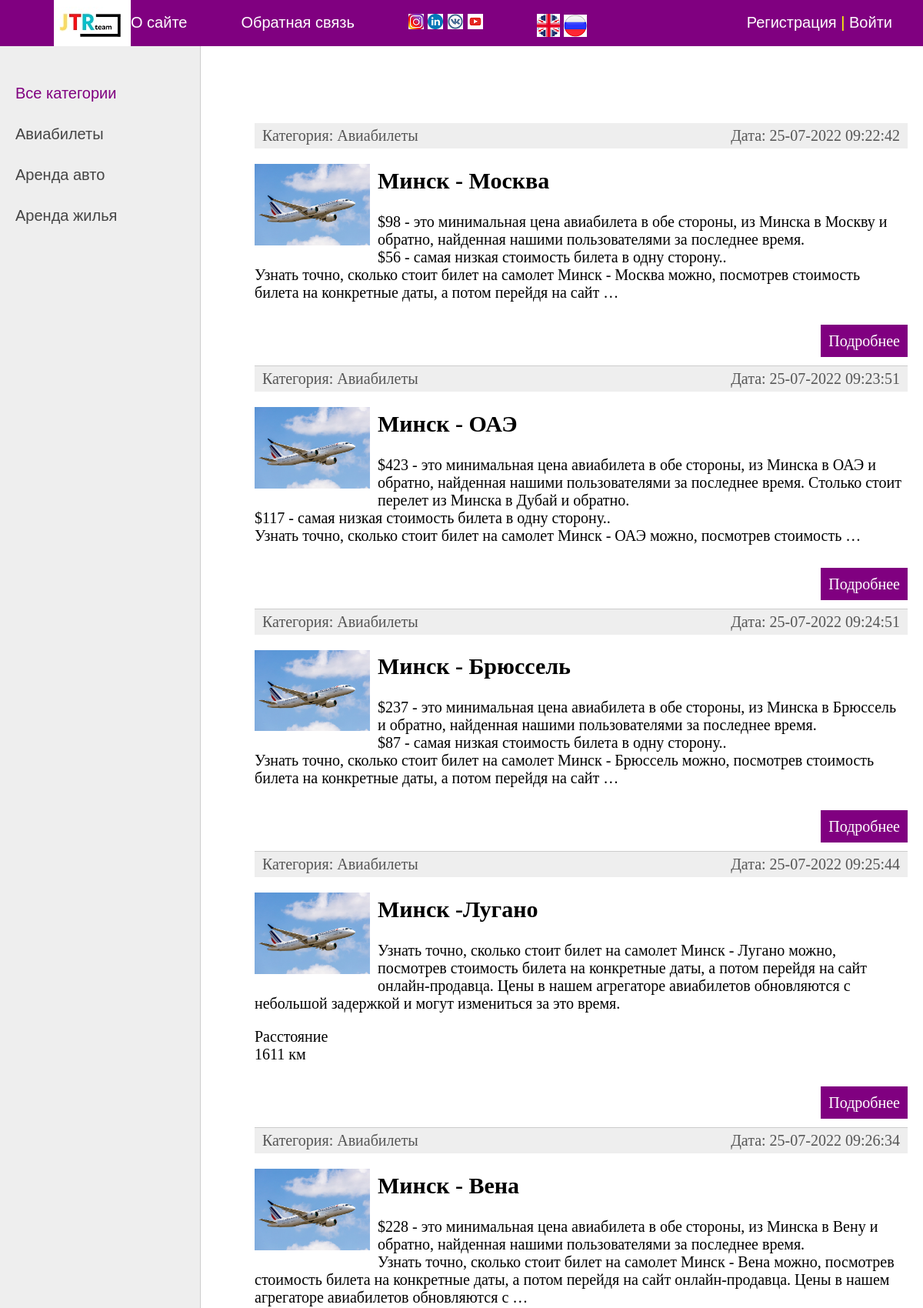
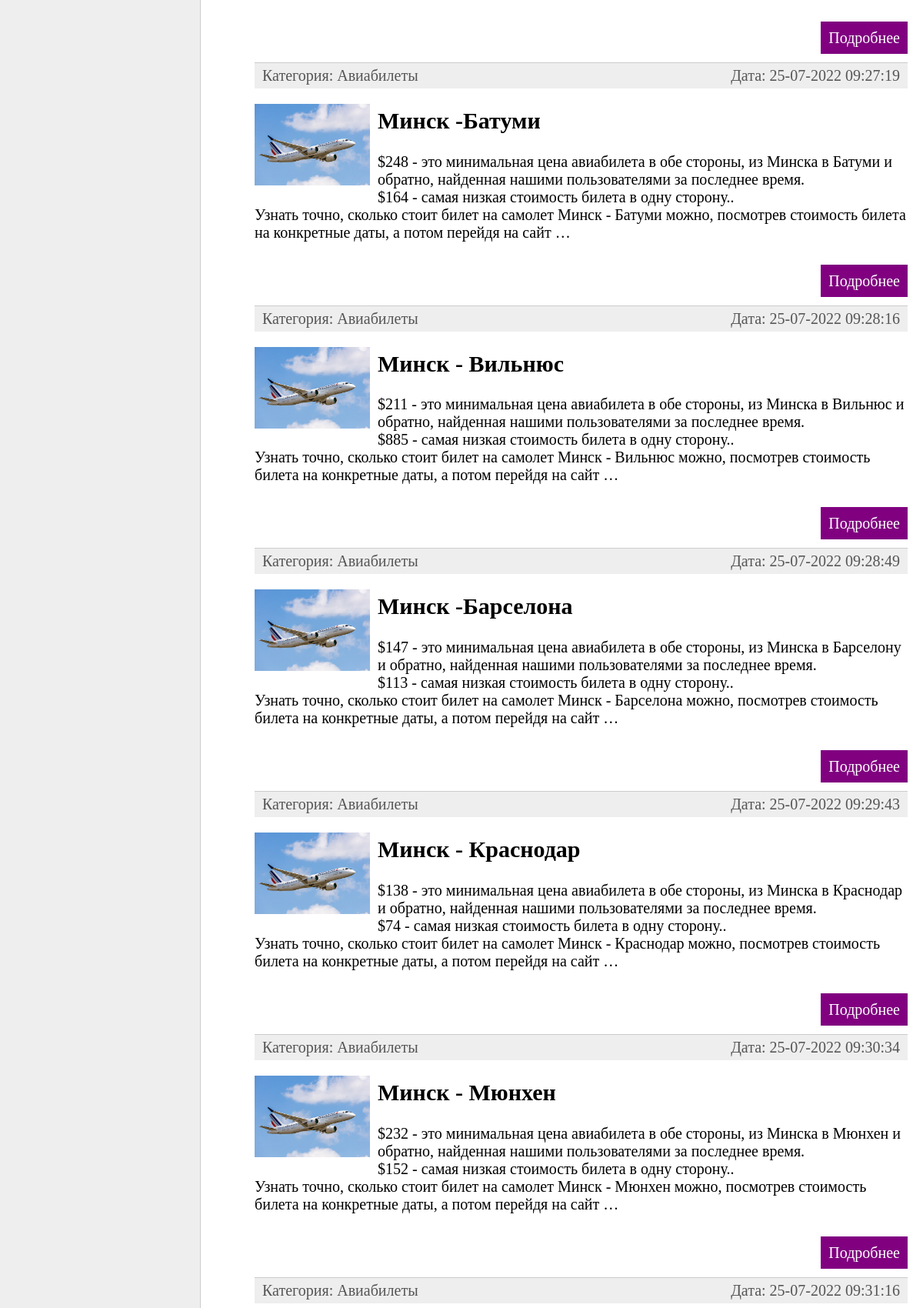
The page / (upper part) on the database its author committed (2 pictures, top to bottom).
### JTR/models.py (models this page shows, shortened)
class Category(models.Model):
    name = models.CharField(max_length=100, db_index=True, verbose_name='Категория')
    slug = models.SlugField(max_length=255, unique=True, db_index=True, verbose_name='URL')
    def __str__(self):
        return self.name
    def get_absolute_url(self):
        return reverse('category', kwargs={'cat_slug': self.slug})
    class Meta:
        verbose_name = 'Категория'
        verbose_name_plural = "Категории"
        ordering = ['id']

class JTR(models.Model):
    title = models.CharField(max_length=255, verbose_name='Заголовок')
    slug = models.SlugField(max_length=255, unique=True, db_index=True, verbose_name='URL')
    content = models.TextField(blank=True, verbose_name='Текст статьи')
    photo = models.ImageField(upload_to='images/', verbose_name='Фото')
    time_create = models.DateTimeField(auto_now_add=True, verbose_name='Время создания')
    time_update = models.DateTimeField(auto_now=True, verbose_name='Время изменения')
    is_published = models.BooleanField(default=True, verbose_name='Публикация')
    cat = models.ForeignKey('Category', on_delete=models.PROTECT, verbose_name='Категории')
    def get_absolute_url(self):
        return reverse('post', kwargs={'post_slug': self.slug})
    class Meta:
        verbose_name = 'Направления'
        verbose_name_plural = "Направления"
        ordering = ['id']

### JTR/views.py (the view)
# urls.py: path('', JTRHome.as_view(), name='home'),
class JTRHome(DataMixin, ListView):
    model = JTR
    template_name = 'JTR/index.html'
    context_object_name = 'posts'
    def get_context_data(self, *, object_list=None, **kwargs):
        context = super().get_context_data(**kwargs)
        c_def = self.get_user_context(title='JTRteam | Главная страница')
        return dict(list(context.items()) + list(c_def.items()))
    def get_queryset(self):
        return JTR.objects.filter(is_published=True).select_related('cat')

### JTR/utilis.py (called while the page is built)
    def get_user_context(self, **kwargs):
        context = kwargs
        cats = cache.get('cats')
        if not cats:
            cats = Category.objects.annotate(Count('jtr'))
            cache.set('cats', cats, 60)
        user_menu = menu.copy()
        if not self.request.user.is_authenticated:
            user_menu.pop(1)
        context['menu'] = user_menu
        context['cats'] = cats
        if 'cat_selected' not in context:
            context['cat_selected'] = 0
        return context

### JTR/templates/JTR/index.html (shortened to what this page needs)
{% extends 'JTR/base.html' %}
{% block content %}
<ul class="list-articles">
    {% for p in posts %}
        <li><div class="article-panel">
    <p class="first">Категория: {{p.cat}}</p>
    <p class="last">Дата: {{p.time_update|date:"d-m-Y H:i:s"}}</p>
</div>
{% if p.photo %}
    <p><img class="img-article-left thumb" src="{{p.photo.url}}"></p>
{% endif %}
            <h2>{{p.title}}</h2>
    {% autoescape on %}
    {{p.content|linebreaks|truncatewords:50}}
    {% endautoescape %}
            <p class="link-read-post"><a href="{{p.get_absolute_url}}">Подробнее</a></p>
        </li>
    {% endfor %}
</ul>
{% endblock %}

### JTR/templates/JTR/base.html (shortened to what this page needs)
{% load static %}
{% load JTR_tags %}
<html>
<head>
    <link type="text/css" href="{% static 'JTR/css/styles.css' %}" rel="stylesheet" />
</head>
<body>
<table class="table-page" border=0 cellpadding="0" cellspacing="0">
<tr><td valign=top>
{% block mainmenu %}
        <div class="header">
            <ul id="mainmenu" class="mainmenu">
    <div>
                <li class="logo"><a href="{% url 'home'%}" ><li class="logo"><img src={% static 'JTR/images/logo_new2.png' %}
            </li>
    </div>
{% for m in menu %}
            <li><a href="{% url m.url_name %}">{{m.title}}</a></li>
{% endfor %}
    <div>
        <li>
        <a href="https://www.instagram.com/jtr.team" target="_blank"><img src={% static 'JTR/images/inst.png' %} class="marginLeft pull_right"></a>
        <a href="https://www.linkedin.com/in/timur-shemruk/" target="_blank"><img src={% static 'JTR/images/link.png' %} class="marginLeft pull_right"></a>
        <a href="https://vk.com/timur_keln" target="_blank"><img src={% static 'JTR/images/vk.png' %} class="marginLeft pull_right" ></a>
        <a href="https://youtube.com" target="_blank"><img src={% static 'JTR/images/yout.png' %} class="marginLeft pull_right" ></a>
        </li>
    </div>
    <div>
        <li>
        <a href="english/index.php" target="_blank"><img src={% static 'JTR/images/eng.png' %}  class="marginLeft pull_right"></a>
        <a href="russian/index.php" target="_blank"><img src={% static 'JTR/images/rus.png' %}  class="marginLeft pull_right"></a>
        </li>
</div>
            {% if request.user.is_authenticated %}
            <li class="last"> {{ user.username }} | <a href="{% url 'logout' %}">Выйти</a></li>
            {% else %}
            <li class="last"><a href="{% url 'register' %}">Регистрация</a> | <a href="{% url 'login' %}">Войти</a></li>
            {% endif %}
            </ul>
        </div>
{% endblock mainmenu %}
<table class="table-content" border=0 cellpadding="0" cellspacing="0">
<tr>
   <td valign="top" class="left-chapters">
   <ul id="leftchapters">
{% if cat_selected == 0 %}
       <li class="selected">Все категории</li>
{% else %}
       <li><a href="{% url 'home' %}">Все категории</a></li>
{% endif %}
{% for c in cats %}
{% if c.jtr__count > 0 %}
   {% if c.pk == cat_selected %}
       <li class="selected">{{c.name}}</li>
   {% else %}
       <li><a href="{{ c.get_absolute_url }}">{{c.name}}</a> </li>
   {% endif %}
{% endif %}
{% endfor %}
   </ul>
</td>
<td valign="top" class="content">
    <div class="content-text">
{% block content %}
{% endblock %}
    </div>
</td></tr></table>
</td></tr>
</table>
</body>
</html>

### JTR/static/JTR/css/styles.css (style rules this page uses)
html, body { font-family: 'Arial'; margin: 0; padding: 0; height: 100%; width: 100%; color: #444; }
a { color: #0059b2; text-decoration: none; }
img { max-width: 600px; height: auto; }
img.img-article-left { max-width: 300px; height: auto; float: left; padding: 0 10px 10px 0; }
img.img-article-left.thumb { max-width: 150px; height: auto; }
p.link-read-post { text-align: right; }
p.link-read-post a { padding: 10px; min-width: 100px; background: #800080; color: #fff; text-decoration: none; }
div.article-panel { background: #eee; padding: 5px 10px 5px 10px; box-sizing: border-box; overflow: hidden; color: #555; }
div.article-panel p.first { margin: 0; float: left; }
div.article-panel p.last { margin: 0; float: right; }
ul.list-articles { list-style: none; margin: 0; padding: 0; }
ul.list-articles li { border-bottom: 1px solid #ccc; }
.table-page { width: 100%; height: 100%; vertical-align: top; }
.table-page tr { height: 100%; }
.header { background: #800080; height: 60px; }
ul.mainmenu { list-style: none; margin: 0; padding: 0; height: 60px; color: #ffff00; font-size: 20px; overflow: hidden; }
ul.mainmenu li { float: left; margin: 18px 40px 0 30px; }
ul.mainmenu li.logo { margin: 0; }
ul.mainmenu li.last { float: right; }
ul.mainmenu li a { color: #ffffff ; text-decoration: none; }
.table-content { width: 100%; min-height: 100%; height: 100%; }
.left-chapters { margin: 0; background: #eee; border-right: 1px solid #ccc; min-height: 100%; }
.left-chapters ul { width: 230px; min-height: 100%; margin: 0; padding: 20px 10px 10px 20px; list-style: none; font-size: 20px; }
.left-chapters ul li { margin: 30px 0 0 0; color: #999; }
.left-chapters ul li.selected { color: #800080; }
.left-chapters ul li a { color: #444; text-decoration: none; }
.content { padding: 40px 20px 20px 40px; width: 100%; box-sizing: border-box; }
.content-text { margin: 60px 0 0 30px; color: #000; font-size: 20px; font-family: Yandex Sans Display Light; }

### rows shown on the page
Category: name "Авиабилеты"
Category: name "Аренда авто"
Category: name "Аренда жилья"
JTR: cat "Авиабилеты", time_update "25-07-2022 09:22:42", photo (picture), title "Минск - Москва", content "$98 - это минимальная цена авиабилета в обе стороны, из Минска в Москву и обратно, найденная нашими пользователями за последнее время. $56 - самая низкая стоимость билета в одну сторону.. Узнать точно, сколько стоит билет на самолет Минск - Москва можно, посмотрев стоимость билета на конкретные даты, а потом перейдя на сайт …"
JTR: cat "Авиабилеты", time_update "25-07-2022 09:23:51", photo (picture), title "Минск - ОАЭ", content "$423 - это минимальная цена авиабилета в обе стороны, из Минска в ОАЭ и обратно, найденная нашими пользователями за последнее время. Столько стоит перелет из Минска в Дубай и обратно. $117 - самая низкая стоимость билета в одну сторону.. Узнать точно, сколько стоит билет на самолет Минск - ОАЭ можно, посмотрев стоимость …"
JTR: cat "Авиабилеты", time_update "25-07-2022 09:24:51", photo (picture), title "Минск - Брюссель", content "$237 - это минимальная цена авиабилета в обе стороны, из Минска в Брюссель и обратно, найденная нашими пользователями за последнее время. $87 - самая низкая стоимость билета в одну сторону.. Узнать точно, сколько стоит билет на самолет Минск - Брюссель можно, посмотрев стоимость билета на конкретные даты, а потом перейдя на сайт …"
JTR: cat "Авиабилеты", time_update "25-07-2022 09:25:44", photo (picture), title "Минск -Лугано", content "Узнать точно, сколько стоит билет на самолет Минск - Лугано можно, посмотрев стоимость билета на конкретные даты, а потом перейдя на сайт онлайн-продавца. Цены в нашем агрегаторе авиабилетов обновляются с небольшой задержкой и могут измениться за это время. Расстояние 1611 км"
JTR: cat "Авиабилеты", time_update "25-07-2022 09:26:34", photo (picture), title "Минск - Вена", content "$228 - это минимальная цена авиабилета в обе стороны, из Минска в Вену и обратно, найденная нашими пользователями за последнее время. Узнать точно, сколько стоит билет на самолет Минск - Вена можно, посмотрев стоимость билета на конкретные даты, а потом перейдя на сайт онлайн-продавца. Цены в нашем агрегаторе авиабилетов обновляются с …"
JTR: cat "Авиабилеты", time_update "25-07-2022 09:27:19", photo (picture), title "Минск -Батуми", content "$248 - это минимальная цена авиабилета в обе стороны, из Минска в Батуми и обратно, найденная нашими пользователями за последнее время. $164 - самая низкая стоимость билета в одну сторону.. Узнать точно, сколько стоит билет на самолет Минск - Батуми можно, посмотрев стоимость билета на конкретные даты, а потом перейдя на сайт …"
JTR: cat "Авиабилеты", time_update "25-07-2022 09:28:16", photo (picture), title "Минск - Вильнюс", content "$211 - это минимальная цена авиабилета в обе стороны, из Минска в Вильнюс и обратно, найденная нашими пользователями за последнее время. $885 - самая низкая стоимость билета в одну сторону.. Узнать точно, сколько стоит билет на самолет Минск - Вильнюс можно, посмотрев стоимость билета на конкретные даты, а потом перейдя на сайт …"
JTR: cat "Авиабилеты", time_update "25-07-2022 09:28:49", photo (picture), title "Минск -Барселона", content "$147 - это минимальная цена авиабилета в обе стороны, из Минска в Барселону и обратно, найденная нашими пользователями за последнее время. $113 - самая низкая стоимость билета в одну сторону.. Узнать точно, сколько стоит билет на самолет Минск - Барселона можно, посмотрев стоимость билета на конкретные даты, а потом перейдя на сайт …"
JTR: cat "Авиабилеты", time_update "25-07-2022 09:29:43", photo (picture), title "Минск - Краснодар", content "$138 - это минимальная цена авиабилета в обе стороны, из Минска в Краснодар и обратно, найденная нашими пользователями за последнее время. $74 - самая низкая стоимость билета в одну сторону.. Узнать точно, сколько стоит билет на самолет Минск - Краснодар можно, посмотрев стоимость билета на конкретные даты, а потом перейдя на сайт …"
JTR: cat "Авиабилеты", time_update "25-07-2022 09:30:34", photo (picture), title "Минск - Мюнхен", content "$232 - это минимальная цена авиабилета в обе стороны, из Минска в Мюнхен и обратно, найденная нашими пользователями за последнее время. $152 - самая низкая стоимость билета в одну сторону.. Узнать точно, сколько стоит билет на самолет Минск - Мюнхен можно, посмотрев стоимость билета на конкретные даты, а потом перейдя на сайт …"
JTR: cat "Авиабилеты", time_update "25-07-2022 09:31:16"

### other values the page prints
{{ m.title }} "О сайте" "Обратная связь"
